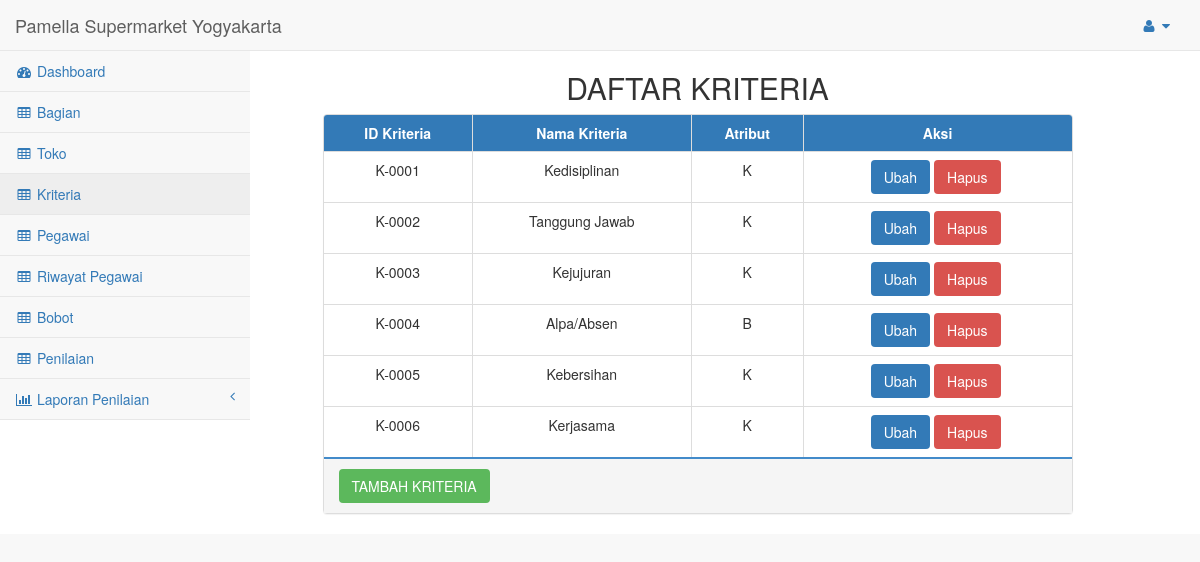
/pages/index.php?navigasi=kriteria&crud=view, run on an earlier commit of the app's database.
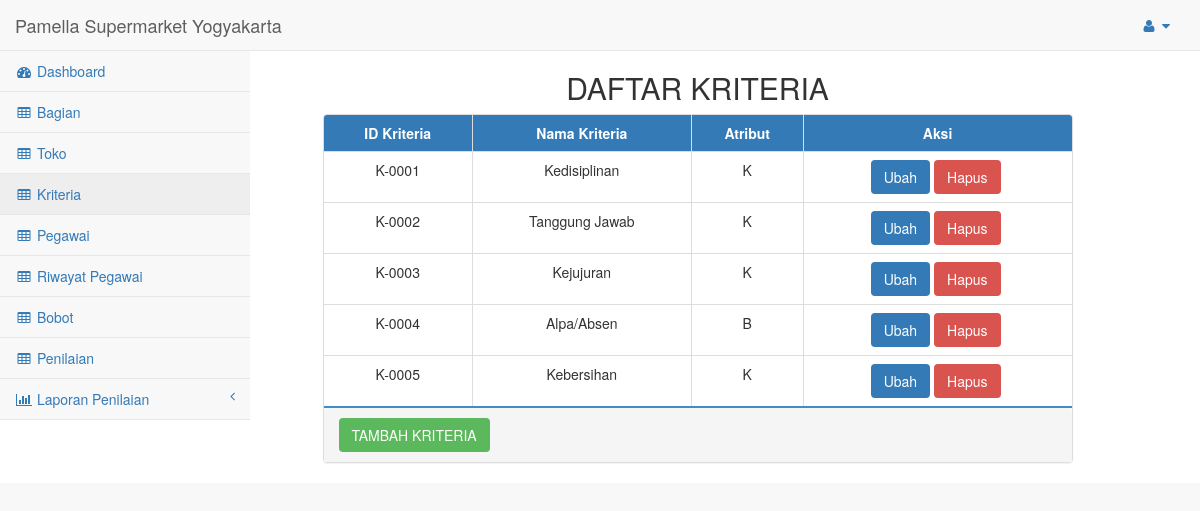
And on a later commit of the database.
### tables this page shows
CREATE TABLE `kriteria` (
  `id_kriteria` char(8) NOT NULL,
  `nama_kriteria` varchar(25) NOT NULL,
  `atribut` enum('K','B') NOT NULL
);

### include/view/read/kriteria_tampil.php (the view, shortened to what this page needs)
<div class="col-sm-8 col-sm-offset-3">
	<h2 class="text-center">DAFTAR KRITERIA</h2>
	<div class="panel-group">
		<div class="panel panel-default">
			<table class="table table-bordered table-hover text-center panel panel-primary">
				<thead class="panel-heading">
					<tr>
						<th class="text-center">ID Kriteria</th>
						<th class="text-center">Nama Kriteria</th>
						<th class="text-center">Atribut</th>
                        <th class="text-center">Aksi</th>
					</tr>
				</thead>
				<tbody>
					<?php
							$sql = "select * from kriteria order by id_kriteria";
							$hasil = mysqli_query($db_link,$sql);
							while ($data=mysqli_fetch_array($hasil)) {
							echo "<tr>";
                            echo "  <td>{$data['id_kriteria']}</td>
                                    <td>{$data['nama_kriteria']}</td>
                                    <td>{$data['atribut']}</td>
                                    <td>
                                  		<a class='btn btn-primary ubah' ref='".$data['id_kriteria']."'>Ubah</a>
										<a class='btn btn-danger hapus' ref='".$data['id_kriteria']."' nama='".$data['nama_kriteria']."'>Hapus</a>&nbsp;
                                    </td>";
							echo "</tr>";
						}
					?>
				</tbody>
			</table>
						<hr style="height:2px; border:none;margin:0; color:#000; background-color:#428bca;">
			<div class="panel-heading">
					<div class="row">
						<div class="col-sm-12">
							<button type="button" id="tambah" class="btn btn-success">TAMBAH KRITERIA</button>
						</div>
					</div>
			</div>
		</div>
	</div>
</div>

What changed in the data, as far as the page shows it:
removed kriteria: id_kriteria "K-0006", nama_kriteria "Kerjasama", atribut "K"
